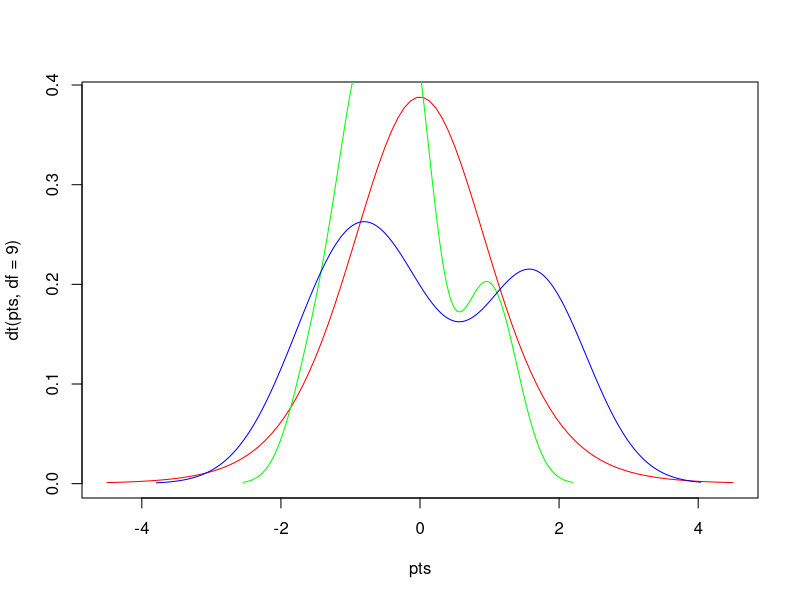

Here is the R script that generated this plot:
# Author: Timothy , Date Sep 15 2021, Purpose: Calculate T-Test value on sample datasets.

# Generate sample random numbers and store them in variables x and y
x = rnorm(10)
y = rnorm(10)

# Plotting x and y variables

pts = seq(-4.5,4.5,length=100)
plot1 <- plot(pts,dt(pts,df=9),col='red',type='l')
print(plot1)
lines(density(x), col='green')
lines(density(y), col='blue')

# Apply t test function as follows:

ttest = t.test(x,y)